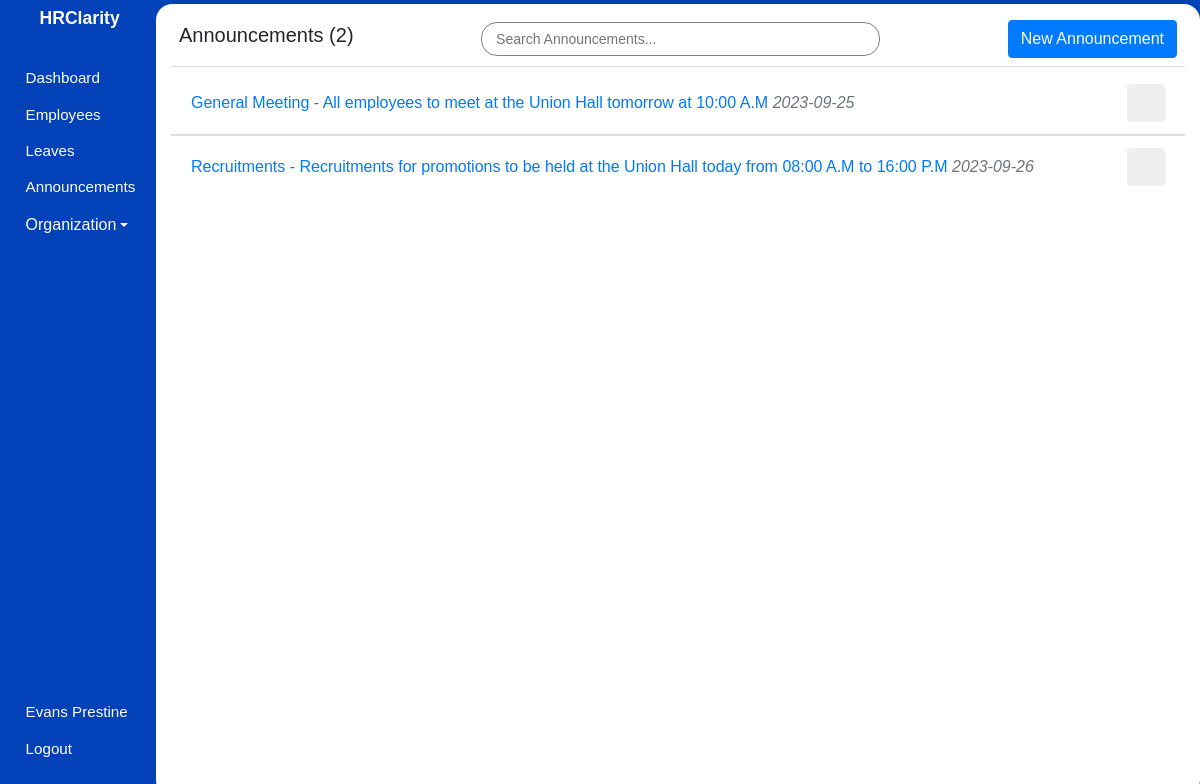
/admin/announcements (signed in), run on the app's committed database.
### hrms/models.py (models this page shows, shortened)
class User(db.Model, UserMixin):
    id = db.Column(db.Integer, primary_key=True)
    first_name = db.Column(db.String(80), nullable=False)
    last_name = db.Column(db.String(120), nullable=False)
    dob = db.Column(db.Date, nullable=False)
    gender = db.Column(db.String(7), nullable=False)
    email_address = db.Column(db.String(120), nullable=False)
    phone_number = db.Column(db.String(20), nullable=False)
    national_id = db.Column(db.Integer, nullable=False)
    user_level = db.Column(db.Integer, nullable=False, default=1)
    user_type = db.Column(db.String(10), nullable=False, default='employee')
    password = db.Column(db.String(60), nullable=False)
    image_file = db.Column(db.String(20), nullable=False, default='default.jpg')
    leaves = db.relationship('Leave')
    occupation_id = db.Column(db.Integer, db.ForeignKey('occupation.id'), nullable=False)

class Announcement(db.Model):
    id = db.Column(db.Integer, primary_key=True)
    title = db.Column(db.String(80), nullable=False)
    content = db.Column(db.Text, nullable=False)
    created_at = db.Column(db.DateTime, default=datetime.utcnow)
    ends_at = db.Column(db.Date)

### hrms/announcements/routes.py (the view)
@announcements.route('/admin/announcements')
@login_required
def view_announcements():
    announcements = Announcement.query.order_by(Announcement.ends_at.asc()).all()
    announcements_count = Announcement.query.count()
    return render_template('announcements.html', page_title='Announcements', announcements=announcements, announcements_count=announcements_count, user=current_user)

### hrms/models.py (called while the page is built)
@login_manager.user_loader
def load_user(user_id):
    user = User.query.filter_by(id=user_id).first()
    return user

### hrms/templates/announcements.html (shortened to what this page needs)
{% extends 'main_layout.html' %} {% block body %}
<section class="app">
  {% include 'admin/aside.html' %}
  <main>
    <div class="main_container container-fluid pt-2">
      <div class="header p-2 d-flex justify-content-between align-items-center">
        <h5>Announcements ({{ announcements_count }})</h5>
        <input
          type="text"
          id="myInput"
          onkeyup="searchFunction()"
          placeholder="Search Announcements..."
          class="form-control-sm"
        />
        <a
          href="{{ url_for('announcements.add_announcement') }}"
          class="btn btn-primary"
          >New Announcement</a
        >
      </div>
      <div class="announcements_wrapper">
        {% for announcement in announcements %}
        <div class="announcement list-group list-group-flush searchable">
          <li
            class="list-group-item d-flex justify-content-between align-items-center"
          >
            <span>
              <a
                href="{{ url_for('announcements.update_announcement', announcement_id=announcement.id) }}"
              >
                {{ announcement.title }} - {{ announcement.content }}
                <i class="text-secondary">{{ announcement.ends_at }}</i>
              </a>
            </span>
            <form
              action="{{ url_for('announcements.delete_announcement', announcement_id=announcement.id) }}"
              method="post"
              onsubmit="return confirm('Are you sure you want to delete this announcement?');"
            >
              <button type="submit" class="btn text-danger">
                <span class="icon icon-trash"></span>
              </button>
            </form>
          </li>
        </div>
        {% endfor %}
      </div>
    </div>
  </main>
</section>
{% endblock body %}

### hrms/templates/admin/aside.html (shortened to what this page needs)
<aside>
  <h1>HRClarity</h1>
  <div class="links">
    <ul>
      <li>
        <a href="{{ url_for('admin.admin_dashboard') }}">
            <span class="icon icon-home"></span>
            <span>Dashboard</span>
        </a>
      </li>
      <li>
        <a href="{{ url_for('admin.employees') }}">
            <span class="icon icon-users"></span>
            <span>Employees</span>
        </a>
      </li>
      <li>
        <a href="{{ url_for('leaves.admin_view_leaves') }}">
            <span class="icon icon-car"></span>
            <span>Leaves</span>
        </a>
      </li>
      <li>
        <a href="{{ url_for('announcements.view_announcements') }}">
            <span class="icon icon-speaker"></span>
            <span>Announcements</span>
        </a>
      </li>
      <li class="nav-item dropdown">
        <a class="dropdown-toggle" data-toggle="dropdown" href="#" role="button" aria-expanded="false"><span class="icon icon-building"></span>Organization</a>
    </li>
    </ul>
    <ul>
      <li>
        <a href="{{ url_for('user.update_profile', employee_id=current_user.id) }}">
            <span class="icon icon-user"></span>
            <span>{{ user.first_name }} {{ user.last_name }}</span>
        </a>
      </li>
      <li>
        <a href="{{ url_for('user.logout') }}">
            <span class="icon icon-power-off"></span>
            <span>Logout</span>
        </a>
      </li>
    </ul>
  </div>
</aside>

### hrms/static/css/icomoon.css (style rules this page uses)
[class^="icon-"], [class*=" icon-"] { font-family: 'icomoon' !important; speak: none; font-style: normal; font-weight: normal; font-variant: normal; text-transform: none; line-height: 1; -webkit-font-smoothing: antialiased; -moz-osx-font-smoothing: grayscale; }
.icon-user:before { content: "\f007"; }
.icon-power-off:before { content: "\f011"; }
.icon-home:before { content: "\f015"; }
.icon-users:before { content: "\f0c0"; }
.icon-building:before { content: "\f1ad"; }
.icon-car:before { content: "\f1b9"; }
.icon-trash:before { content: "\f1f8"; }
.icon-speaker:before { content: "\e32d"; }

### hrms/static/css/styles.css (style rules this page uses)
* { font-family: sans-serif, Arial, Helvetica; padding: 0; margin: 0; }
.app { background: #0241b8; height: 100vh; display: flex; align-items: center; }
.app aside { width: 13%; height: 100%; padding: 0.5em 0 0.2em 0.2em; color: #fff; }
.app aside h1 { font-size: 1.1em; font-weight: bold; text-align: center; }
.app aside .links ul { list-style: none; }
.app aside .links ul li { margin: 0.1em 0; padding: 6px; }
.app aside .links ul li a { text-decoration: none; color: #ffffff; display: flex; align-items: center; }
.app aside .links ul:nth-of-type(1) { margin: 2em 0; }
.app aside .links ul:nth-of-type(2) { position: absolute; bottom: 1em; }
.app aside .links .icon { margin: 0 0.3em 0 0; }
.app aside .links a span:nth-of-type(2), .app aside .links .icon { font-size: 0.95em; }
.app main { width: 87%; height: 99vh; overflow-y: auto; z-index: 5; }
.app main .main_container { border-radius: 16px; background: #fff; padding-bottom: 12px; height: 100%; overflow: auto; }
.app main .main_container .header { background: #fff; position: sticky; top: 0; border-bottom: 1px solid rgb(224, 222, 222); margin-bottom: 5px; }
.app main .main_container .header input { border-radius: 16px; border: 1px solid grey; padding: 0.4em 1em; width: 40%; margin: auto; }

### data on the page
User: first_name "Evans", last_name "Prestine"
Announcement: title "General Meeting", content "All employees to meet at the Union Hall tomorrow at 10:00 A.M", ends_at "2023-09-25"
Announcement: title "Recruitments", content "Recruitments for promotions to be held at the Union Hall today from 08:00 A.M to 16:00 P.M", ends_at "2023-09-26"

### other printed values
{{ announcements_count }} "2"
